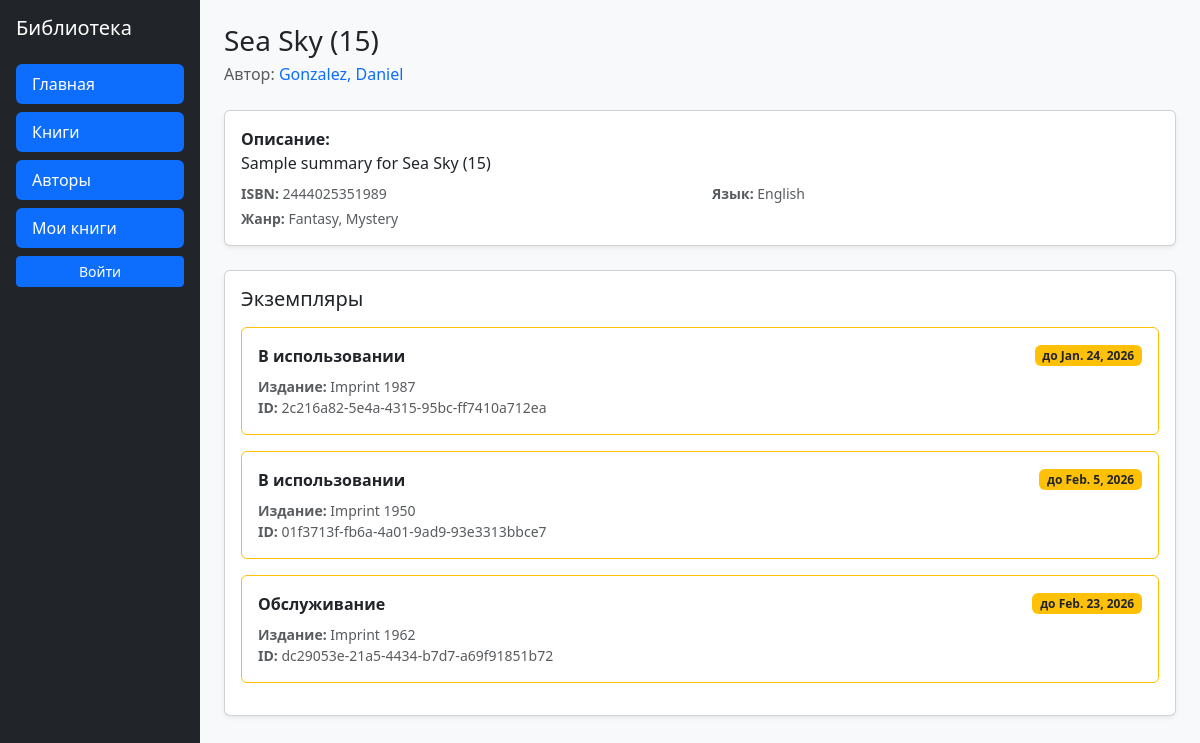
The page /catalog/book_detail/24 on the database its author committed.
### catalog/models.py (models this page shows, shortened)
class Book(models.Model):
    title = models.CharField(max_length=200)
    author = models.ForeignKey('Author', on_delete=models.SET_NULL, null=True)
    summary = models.TextField(max_length=1000, help_text='Введите краткое содержание')
    isbn = models.CharField('ISBN', max_length=13, help_text='Введите 13-значный ISBN код')
    genre = models.ManyToManyField(Genre, help_text='Выберите жанр')
    language = models.ForeignKey('Language', on_delete=models.SET_NULL, null=True)
    def dislpay_genre(self):
        return ', '.join([genre.name for genre in self.genre.all()[:3]])
    dislpay_genre.short_description = 'Genre'

class Author(models.Model):
    first_name = models.CharField(max_length=100)
    last_name = models.CharField(max_length=100)
    date_of_birth = models.DateField(null=True, blank=True)
    date_of_death = models.DateField('Died', null=True, blank=True)
    def get_absolute_url(self):
        return reverse('author_detail', kwargs={'pk':self.pk})
    def __str__(self):
        return f'{self.last_name}, {self.first_name}'
    class Meta:
        ordering = ['last_name']

class Language(models.Model):
    lang = models.CharField(max_length=50, unique=True, help_text='Введите язык книги')
    def __str__(self):
        return self.lang

class Genre(models.Model):
    name = models.CharField(max_length=200, help_text="Добавьте название жанра")
    def __str__(self):
        return self.name

class BookInstance(models.Model):
    id = models.UUIDField(primary_key=True, default=uuid.uuid4, help_text='Присвоение уникального значения в виде числа')
    book = models.ForeignKey('Book', on_delete=models.SET_NULL, null=True)
    imprint = models.CharField(max_length=200)
    due_back = models.DateField(null=True, blank=True)
    LOAN_STATUS = (
        ('m', 'Обслуживание'),
        ('o', 'В использовании'),
        ('a', 'Доступна'),
        ('r', 'Зарезервирована'),
    )
    status = models.CharField(max_length=1, choices=LOAN_STATUS, blank=True, default='a', help_text='Наличие книги')
    borrower = models.ForeignKey(User, on_delete=models.SET_NULL, null=True, blank=True)
    class Meta:
        ordering = ['due_back']
        permissions = (("can_mark_returned", "Set book as returned"),
                       ('can_edit', 'редактирование'),
                       )

### catalog/views.py (the view)
# urls.py: path('book_detail/<int:pk>', views.BookDetailView.as_view(), name='book_detail'),
class BookDetailView(generic.DetailView):
    model = Book
    template_name = 'catalog/book_detail.html'

### catalog/templates/catalog/book_detail.html
{% extends "catalog/base.html" %}
{% block content %}
<div class="mb-4">
  <h1 class="h3 mb-1">{{ book.title }}</h1>
  <div class="text-muted">
    Автор:
    <a href="{{ book.author.get_absolute_url }}"
       class="text-decoration-none">
      {{ book.author }}
    </a>
  </div>
</div>
<div class="card shadow-sm mb-4">
  <div class="card-body">
    <p class="mb-2">
      <strong>Описание:</strong><br>
      {{ book.summary }}
    </p>
    <div class="row small text-muted">
      <div class="col-md-6"><strong>ISBN:</strong> {{ book.isbn }}</div>
      <div class="col-md-6"><strong>Язык:</strong> {{ book.language }}</div>
      <div class="col-12 mt-1">
        <strong>Жанр:</strong>
        {% for genre in book.genre.all %}
          {{ genre }}{% if not forloop.last %}, {% endif %}
        {% endfor %}
      </div>
    </div>
  </div>
</div>
<div class="card shadow-sm">
  <div class="card-body">
    <h2 class="h5 mb-3">Экземпляры</h2>
    {% for copy in book.bookinstance_set.all %}
      <div class="border rounded p-3 mb-3
        {% if copy.status != 'a' %}border-warning{% else %}border-light{% endif %}">
        <div class="d-flex justify-content-between align-items-center mb-2">
          <div class="fw-semibold">
            {{ copy.get_status_display }}
          </div>
          {% if copy.status == 'a' and user.is_authenticated %}
            <form method="get" action="{% url 'reserve_book' copy.pk %}">
              <button class="btn btn-sm btn-outline-primary">
                Арендовать
              </button>
            </form>
          {% elif copy.status != 'a' %}
            <span class="badge bg-warning text-dark">
              до {{ copy.due_back }}
            </span>
          {% endif %}
        </div>
        <div class="small text-muted">
          <div><strong>Издание:</strong> {{ copy.imprint }}</div>
          <div><strong>ID:</strong> {{ copy.id }}</div>
        </div>
      </div>
    {% endfor %}
  </div>
</div>
{% endblock %}

### rows shown on the page
Book: title "Sea Sky (15)", author "Gonzalez, Daniel", summary "Sample summary for Sea Sky (15)", isbn "2444025351989", language "English"
Genre: name "Fantasy"
Genre: name "Mystery"
BookInstance: status "В использовании", due_back "Jan. 24, 2026", imprint "Imprint 1987", id "2c216a82-5e4a-4315-95bc-ff7410a712ea"
BookInstance: status "В использовании", due_back "Feb. 5, 2026", imprint "Imprint 1950", id "01f3713f-fb6a-4a01-9ad9-93e3313bbce7"
BookInstance: status "Обслуживание", due_back "Feb. 23, 2026", imprint "Imprint 1962", id "dc29053e-21a5-4434-b7d7-a69f91851b72"
